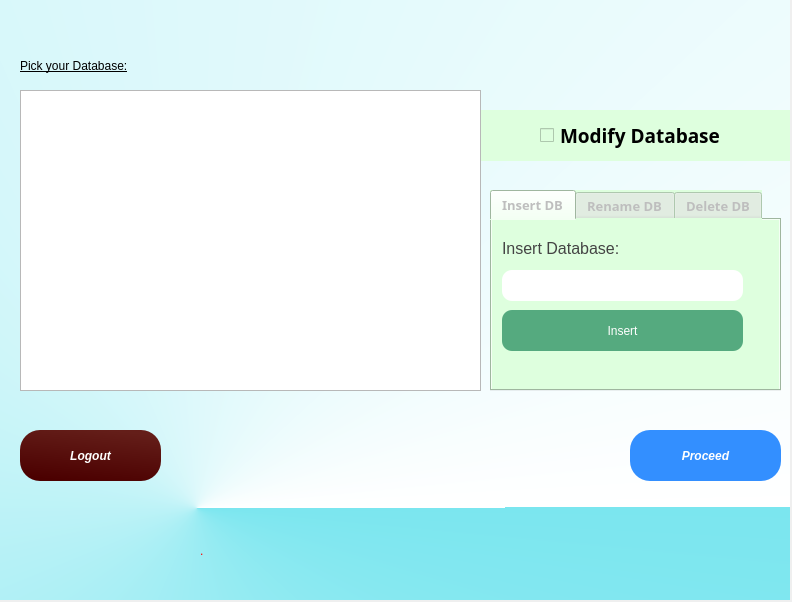
<?xml version="1.0" encoding="UTF-8"?>
<ui version="4.0">
 <class>db_window</class>
 <widget class="QDialog" name="db_window">
  <property name="geometry">
   <rect>
    <x>0</x>
    <y>0</y>
    <width>792</width>
    <height>602</height>
   </rect>
  </property>
  <property name="sizePolicy">
   <sizepolicy hsizetype="Fixed" vsizetype="Preferred">
    <horstretch>0</horstretch>
    <verstretch>0</verstretch>
   </sizepolicy>
  </property>
  <property name="windowTitle">
   <string>Login</string>
  </property>
  <property name="windowIcon">
   <iconset>
    <normaloff>icon.png</normaloff>icon.png</iconset>
  </property>
  <property name="styleSheet">
   <string notr="true">LoginPg:QDialog{background-color: qconicalgradient(cx:0.258528, cy:0.847, angle:20, stop:0 rgba(123, 230, 239, 255), stop:1 rgba(255, 255, 255, 255))}</string>
  </property>
  <widget class="QWidget" name="DB_sel_widget" native="true">
   <property name="geometry">
    <rect>
     <x>-10</x>
     <y>0</y>
     <width>800</width>
     <height>600</height>
    </rect>
   </property>
   <property name="styleSheet">
    <string notr="true">QWidget#DB_sel_widget{
background-color:qconicalgradient(cx:0.258528, cy:0.847, angle:0, stop:0 rgba(255, 255, 255, 255), stop:1 rgba(123, 230, 239, 255));}
</string>
   </property>
   <widget class="QPushButton" name="Proceedbtn">
    <property name="geometry">
     <rect>
      <x>640</x>
      <y>430</y>
      <width>151</width>
      <height>51</height>
     </rect>
    </property>
    <property name="font">
     <font>
      <weight>75</weight>
      <italic>true</italic>
      <bold>true</bold>
     </font>
    </property>
    <property name="cursor">
     <cursorShape>PointingHandCursor</cursorShape>
    </property>
    <property name="styleSheet">
     <string notr="true">background-color: rgb(51, 143, 255);
border-radius:20px;

color: rgb(255, 255, 255);</string>
    </property>
    <property name="text">
     <string>Proceed</string>
    </property>
   </widget>
   <widget class="QPushButton" name="Logoutbtn">
    <property name="geometry">
     <rect>
      <x>30</x>
      <y>430</y>
      <width>141</width>
      <height>51</height>
     </rect>
    </property>
    <property name="font">
     <font>
      <weight>75</weight>
      <italic>true</italic>
      <bold>true</bold>
     </font>
    </property>
    <property name="cursor">
     <cursorShape>PointingHandCursor</cursorShape>
    </property>
    <property name="styleSheet">
     <string notr="true">background-color: qlineargradient(spread:pad, x1:0.603, y1:0, x2:0.324, y2:0.994, stop:0 rgba(100, 30,25, 255), stop:1 rgba(75, 0, 0, 255));
color: rgb(255, 255, 255);
border-radius:20px
</string>
    </property>
    <property name="text">
     <string>Logout</string>
    </property>
   </widget>
   <widget class="QListWidget" name="listWidget">
    <property name="geometry">
     <rect>
      <x>30</x>
      <y>90</y>
      <width>461</width>
      <height>301</height>
     </rect>
    </property>
   </widget>
   <widget class="QLabel" name="Error">
    <property name="geometry">
     <rect>
      <x>210</x>
      <y>510</y>
      <width>581</width>
      <height>81</height>
     </rect>
    </property>
    <property name="styleSheet">
     <string notr="true">color: rgb(255, 0, 0);</string>
    </property>
    <property name="text">
     <string>.</string>
    </property>
    <property name="wordWrap">
     <bool>true</bool>
    </property>
   </widget>
   <widget class="QTabWidget" name="tabWidget">
    <property name="enabled">
     <bool>false</bool>
    </property>
    <property name="geometry">
     <rect>
      <x>500</x>
      <y>190</y>
      <width>291</width>
      <height>201</height>
     </rect>
    </property>
    <property name="font">
     <font>
      <family>Linux Biolinum G</family>
      <pointsize>10</pointsize>
      <weight>75</weight>
      <bold>true</bold>
     </font>
    </property>
    <property name="cursor">
     <cursorShape>ArrowCursor</cursorShape>
    </property>
    <property name="styleSheet">
     <string notr="true">background-color: rgb(222, 255, 222);</string>
    </property>
    <property name="tabShape">
     <enum>QTabWidget::Rounded</enum>
    </property>
    <property name="currentIndex">
     <number>0</number>
    </property>
    <widget class="QWidget" name="insert_db">
     <attribute name="title">
      <string>Insert DB</string>
     </attribute>
     <widget class="QPushButton" name="insert_DB">
      <property name="geometry">
       <rect>
        <x>10</x>
        <y>90</y>
        <width>241</width>
        <height>41</height>
       </rect>
      </property>
      <property name="styleSheet">
       <string notr="true">font: 63 italic 12pt &quot;Segoe UI Semibold&quot;;
color: rgb(255, 255, 255);
background-color: rgb(85, 170, 127);
border-radius:10px
</string>
      </property>
      <property name="text">
       <string>Insert</string>
      </property>
     </widget>
     <widget class="QLineEdit" name="new_DB_txtbox">
      <property name="geometry">
       <rect>
        <x>10</x>
        <y>50</y>
        <width>241</width>
        <height>31</height>
       </rect>
      </property>
      <property name="autoFillBackground">
       <bool>false</bool>
      </property>
      <property name="styleSheet">
       <string notr="true">font: 10pt &quot;DejaVu Sans Mono&quot;;
background-color: rgb(255, 255, 255);
border-radius:10px</string>
      </property>
      <property name="frame">
       <bool>true</bool>
      </property>
      <property name="clearButtonEnabled">
       <bool>true</bool>
      </property>
     </widget>
     <widget class="QLabel" name="label">
      <property name="geometry">
       <rect>
        <x>10</x>
        <y>20</y>
        <width>161</width>
        <height>16</height>
       </rect>
      </property>
      <property name="font">
       <font>
        <family>Leelawadee UI</family>
        <pointsize>12</pointsize>
        <weight>50</weight>
        <italic>false</italic>
        <bold>false</bold>
       </font>
      </property>
      <property name="styleSheet">
       <string notr="true">font: 12pt &quot;Leelawadee UI&quot;;
color: rgb(68, 68, 68);</string>
      </property>
      <property name="text">
       <string>Insert Database:</string>
      </property>
     </widget>
    </widget>
    <widget class="QWidget" name="rename_Db">
     <attribute name="title">
      <string>Rename DB</string>
     </attribute>
     <widget class="QLabel" name="label_4">
      <property name="geometry">
       <rect>
        <x>10</x>
        <y>60</y>
        <width>151</width>
        <height>16</height>
       </rect>
      </property>
      <property name="autoFillBackground">
       <bool>false</bool>
      </property>
      <property name="styleSheet">
       <string notr="true">font: 10pt &quot;Leelawadee UI&quot;;
background-color: rgba(255, 255, 255, 0);</string>
      </property>
      <property name="text">
       <string>Rename Database to:</string>
      </property>
     </widget>
     <widget class="QLineEdit" name="rename_txtbox">
      <property name="geometry">
       <rect>
        <x>10</x>
        <y>80</y>
        <width>241</width>
        <height>31</height>
       </rect>
      </property>
      <property name="styleSheet">
       <string notr="true">font: 10pt &quot;DejaVu Sans Mono&quot;;
background-color: rgb(255, 255, 255);
border-radius:10px</string>
      </property>
      <property name="placeholderText">
       <string>Type the new name here.</string>
      </property>
      <property name="clearButtonEnabled">
       <bool>true</bool>
      </property>
     </widget>
     <widget class="QWidget" name="widget" native="true">
      <property name="geometry">
       <rect>
        <x>0</x>
        <y>0</y>
        <width>271</width>
        <height>171</height>
       </rect>
      </property>
      <property name="styleSheet">
       <string notr="true">
background-color: rgb(255, 215, 149);</string>
      </property>
      <widget class="QWidget" name="verticalLayoutWidget_3">
       <property name="geometry">
        <rect>
         <x>10</x>
         <y>10</y>
         <width>241</width>
         <height>46</height>
        </rect>
       </property>
       <layout class="QVBoxLayout" name="verticalLayout_3">
        <property name="spacing">
         <number>1</number>
        </property>
        <item>
         <widget class="QLabel" name="label_6">
          <property name="autoFillBackground">
           <bool>false</bool>
          </property>
          <property name="styleSheet">
           <string notr="true">font: 10pt &quot;Leelawadee UI&quot;;
background-color: rgba(255, 255, 255, 0);</string>
          </property>
          <property name="text">
           <string>Select Database from the list:</string>
          </property>
         </widget>
        </item>
        <item>
         <widget class="QLabel" name="rename_selection_label">
          <property name="autoFillBackground">
           <bool>false</bool>
          </property>
          <property name="styleSheet">
           <string notr="true">font: 75 bold 9pt &quot;Leelawadee UI&quot;;
color: rgba(0,55,155,255);
background-color: rgba(255, 255, 255, 0);</string>
          </property>
          <property name="text">
           <string>Selected: &lt;none&gt;</string>
          </property>
         </widget>
        </item>
       </layout>
      </widget>
      <widget class="QPushButton" name="rename_DB">
       <property name="geometry">
        <rect>
         <x>10</x>
         <y>120</y>
         <width>241</width>
         <height>31</height>
        </rect>
       </property>
       <property name="styleSheet">
        <string notr="true">font: 63 italic 12pt &quot;Segoe UI Semibold&quot;;
color: rgb(255, 255, 255);
background-color: rgb(255, 149, 42);
border-radius:10px
</string>
       </property>
       <property name="text">
        <string>Rename</string>
       </property>
       <property name="checkable">
        <bool>false</bool>
       </property>
      </widget>
     </widget>
     <zorder>widget</zorder>
     <zorder>label_4</zorder>
     <zorder>rename_txtbox</zorder>
    </widget>
    <widget class="QWidget" name="tab_3">
     <attribute name="title">
      <string>Delete DB</string>
     </attribute>
     <widget class="QWidget" name="widget_2" native="true">
      <property name="geometry">
       <rect>
        <x>0</x>
        <y>0</y>
        <width>271</width>
        <height>161</height>
       </rect>
      </property>
      <property name="styleSheet">
       <string notr="true">
background-color: rgb(255, 210, 220);</string>
      </property>
      <widget class="QPushButton" name="delete_DB">
       <property name="geometry">
        <rect>
         <x>10</x>
         <y>110</y>
         <width>241</width>
         <height>31</height>
        </rect>
       </property>
       <property name="styleSheet">
        <string notr="true">font: 63 italic 12pt &quot;Segoe UI Semibold&quot;;
color: rgb(255, 255, 255);
background-color: rgb(255, 49, 42);
border-radius:10px
</string>
       </property>
       <property name="text">
        <string>Delete</string>
       </property>
      </widget>
      <widget class="QWidget" name="verticalLayoutWidget_2">
       <property name="geometry">
        <rect>
         <x>10</x>
         <y>30</y>
         <width>241</width>
         <height>61</height>
        </rect>
       </property>
       <layout class="QVBoxLayout" name="verticalLayout_2">
        <property name="spacing">
         <number>1</number>
        </property>
        <item>
         <widget class="QLabel" name="label_5">
          <property name="autoFillBackground">
           <bool>false</bool>
          </property>
          <property name="styleSheet">
           <string notr="true">font: 10pt &quot;Leelawadee UI&quot;;
background-color: rgba(255, 255, 255, 0);</string>
          </property>
          <property name="text">
           <string>Select Database from the list:</string>
          </property>
         </widget>
        </item>
        <item>
         <widget class="QLabel" name="delete_selection_label">
          <property name="autoFillBackground">
           <bool>false</bool>
          </property>
          <property name="styleSheet">
           <string notr="true">font: 75 bold 9pt &quot;Leelawadee UI&quot;;
color: rgba(0,55,155,255);
background-color: rgba(255, 255, 255, 0);</string>
          </property>
          <property name="text">
           <string>Selected: &lt;none&gt;</string>
          </property>
         </widget>
        </item>
       </layout>
       <zorder>delete_selection_label</zorder>
       <zorder>label_5</zorder>
      </widget>
     </widget>
    </widget>
   </widget>
   <widget class="QCheckBox" name="modify_DB">
    <property name="geometry">
     <rect>
      <x>550</x>
      <y>110</y>
      <width>181</width>
      <height>51</height>
     </rect>
    </property>
    <property name="font">
     <font>
      <family>Linux Biolinum G</family>
      <pointsize>14</pointsize>
      <weight>75</weight>
      <bold>true</bold>
     </font>
    </property>
    <property name="cursor">
     <cursorShape>PointingHandCursor</cursorShape>
    </property>
    <property name="layoutDirection">
     <enum>Qt::LeftToRight</enum>
    </property>
    <property name="styleSheet">
     <string notr="true">background-color: rgb(222, 255, 222);
border-radius:20px
</string>
    </property>
    <property name="text">
     <string>Modify Database</string>
    </property>
    <property name="tristate">
     <bool>false</bool>
    </property>
   </widget>
   <widget class="QWidget" name="widget_3" native="true">
    <property name="geometry">
     <rect>
      <x>680</x>
      <y>110</y>
      <width>120</width>
      <height>51</height>
     </rect>
    </property>
    <property name="styleSheet">
     <string notr="true">background-color: rgb(222, 255, 222);</string>
    </property>
   </widget>
   <widget class="QWidget" name="widget_4" native="true">
    <property name="geometry">
     <rect>
      <x>450</x>
      <y>110</y>
      <width>120</width>
      <height>51</height>
     </rect>
    </property>
    <property name="styleSheet">
     <string notr="true">background-color: rgb(222, 255, 222);</string>
    </property>
   </widget>
   <widget class="QLabel" name="main_label">
    <property name="geometry">
     <rect>
      <x>30</x>
      <y>40</y>
      <width>271</width>
      <height>51</height>
     </rect>
    </property>
    <property name="styleSheet">
     <string notr="true">
text-decoration: underline;
font: italic 14pt &quot;Segoe UI Semilight&quot;;</string>
    </property>
    <property name="text">
     <string>Pick your Database:</string>
    </property>
   </widget>
   <widget class="QLabel" name="selection">
    <property name="geometry">
     <rect>
      <x>240</x>
      <y>40</y>
      <width>441</width>
      <height>51</height>
     </rect>
    </property>
    <property name="styleSheet">
     <string notr="true">font: italic 14pt &quot;Segoe UI Semibold&quot;;
text-decoration: underline;
color: rgb(51, 143, 255);</string>
    </property>
    <property name="text">
     <string/>
    </property>
    <property name="wordWrap">
     <bool>true</bool>
    </property>
   </widget>
   <zorder>widget_4</zorder>
   <zorder>widget_3</zorder>
   <zorder>Proceedbtn</zorder>
   <zorder>Logoutbtn</zorder>
   <zorder>Error</zorder>
   <zorder>tabWidget</zorder>
   <zorder>modify_DB</zorder>
   <zorder>listWidget</zorder>
   <zorder>main_label</zorder>
   <zorder>selection</zorder>
  </widget>
 </widget>
 <resources/>
 <connections/>
</ui>
